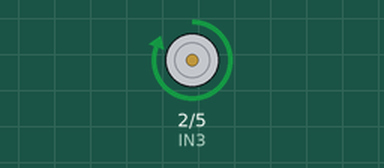
A sketch run on a simulated Arduino Uno, built with avr-gcc and run on an emulated ATmega328P. Parts: motor-driver pin pairs drawn as motors (green arrow = first pin HIGH = forward, orange = second pin HIGH = backward, longer = more drive, scaled by the enable pin).

Above: at 0.5 s.
At 2.5 s:
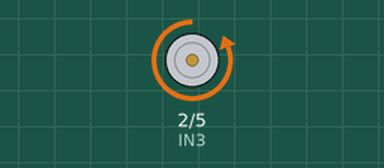
At 3.5 s:
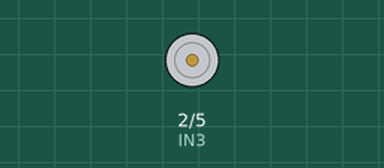
Timing chart, 0 to 5.2 s (numbered marks = the images above):
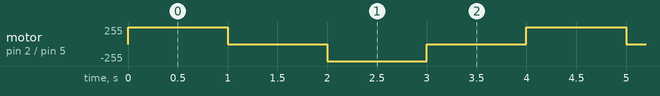

The sketch:

test-code-uno.ino
```cpp
const int IN3 = 2;  // L298N IN3
const int IN4 = 5;  // L298N IN4
const int ENB = 8;  // L298N ENB (PWM対応ピン)

void setup() {
  pinMode(IN3, OUTPUT);
  pinMode(IN4, OUTPUT);
  pinMode(ENB, OUTPUT);

  analogWrite(ENB, 150); // モーター速度（0～255）

  // 初期停止
  digitalWrite(IN3, LOW);
  digitalWrite(IN4, LOW);
}

void loop() {
  // 正回転
  digitalWrite(IN3, HIGH);
  digitalWrite(IN4, LOW);
  delay(1000);  // 1秒

  // 停止
  digitalWrite(IN3, LOW);
  digitalWrite(IN4, LOW);
  delay(1000);

  // 逆回転
  digitalWrite(IN3, LOW);
  digitalWrite(IN4, HIGH);
  delay(1000);

  // 停止
  digitalWrite(IN3, LOW);
  digitalWrite(IN4, LOW);
  delay(1000);
}
```

Measured:
- by itself, motor on pin 2 (IN3) / pin 5 (IN4): repeats every 4.0 s: stopped 1.0 s, backward 255/255 1.0 s, stopped 1.0 s, forward 255/255 1.0 s
